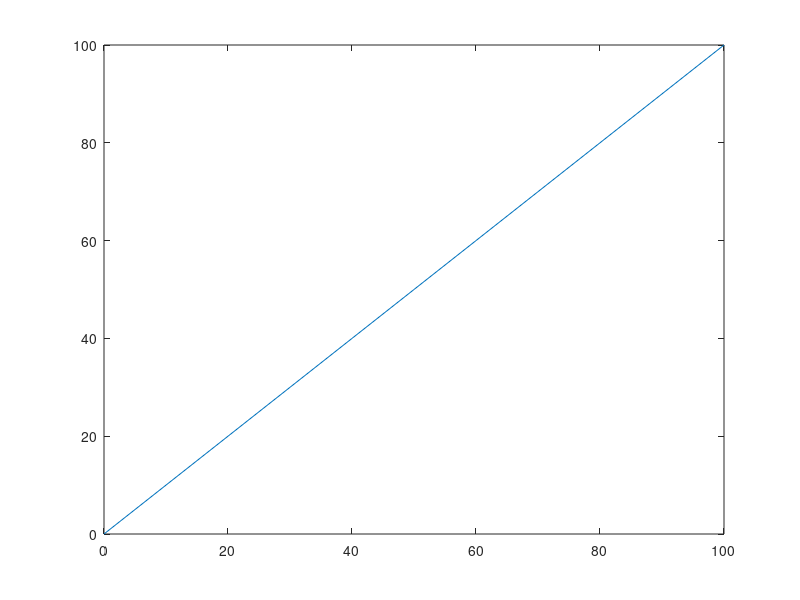
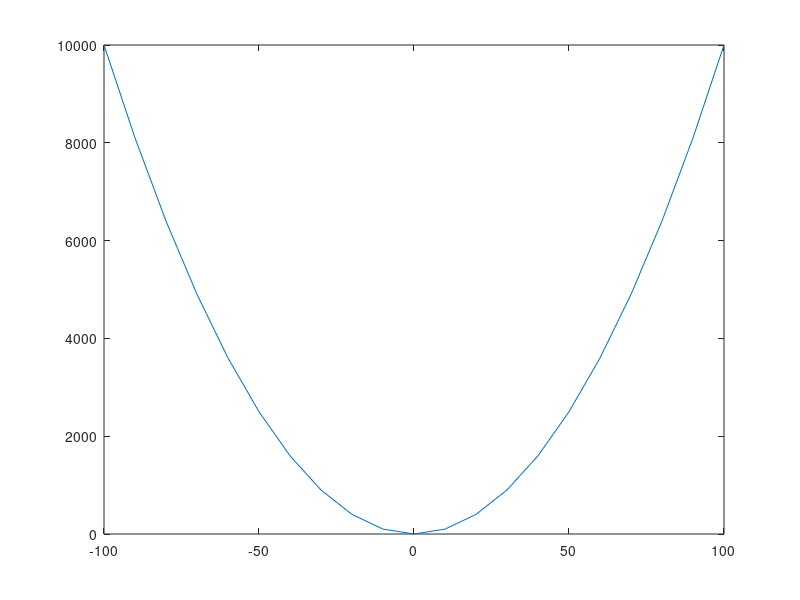
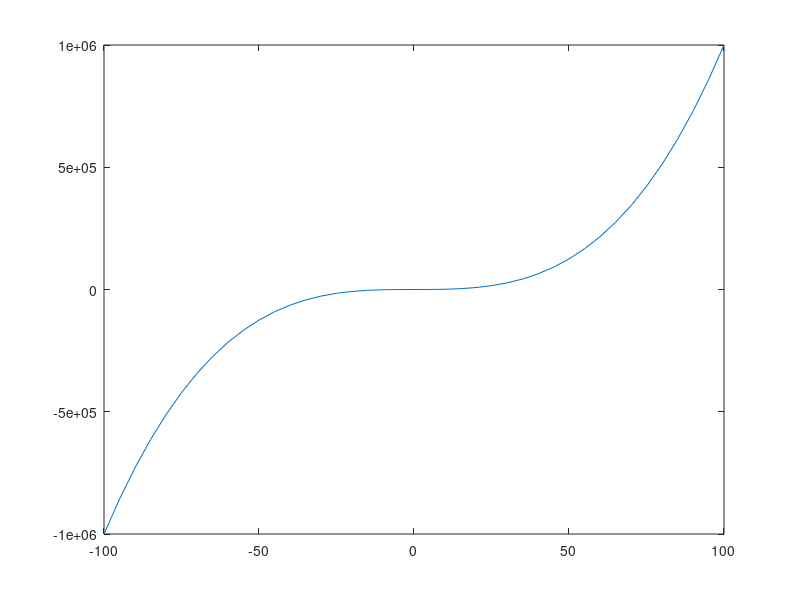
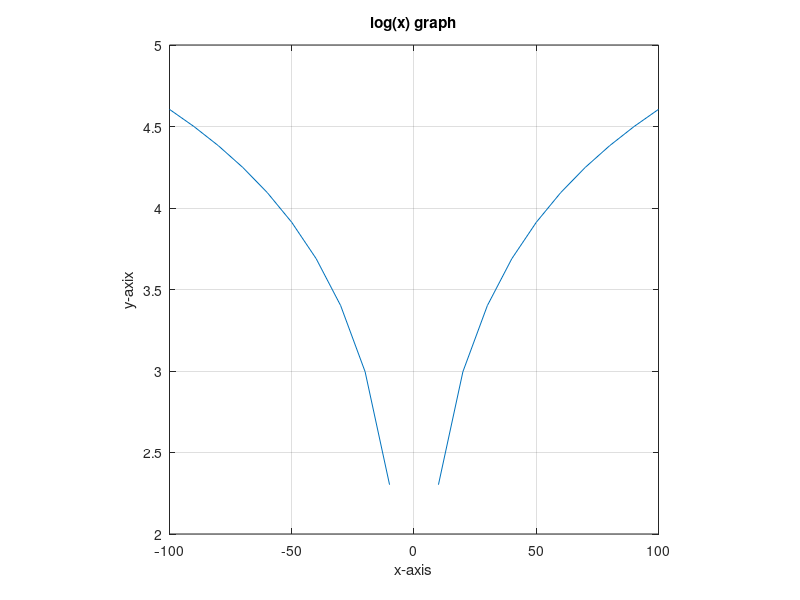

Recreate these plots in MATLAB, in order.
%{
    A code snippet that demonstrates the plotting
    of graphs in MATLAB
%}

x = [0:10:100];
y = x;
plot(x, y); % graph of y = x;

x = [-100:10:100];
y = x.^2;
figure;
plot(x,y); % graph of y = x^2;

x = [-100:5:100];
y = x.^3;
figure;
plot(x,y); % graph of y = x^3;

x = [-100:10:100];
y = log(x);
figure;
plot(x, y); % graph of y = log(x);
xlabel('x-axis');
ylabel('y-axix');
title('log(x) graph');
grid on;
axis square;

% graph of y = sin(x);
clear;
x = [0:0.1:10];
y = sin(x);
figure;
plot(x,y), title('sin(x) graph'), xlabel('x-axis'), ylabel('y-axis');
grid on;
axis square;

% graph of sin(x), cos(x), tan(x);

x = [0:0.01:10];
y = sin(x);
z = cos(x);
figure;
plot(x, y, x, z, '--');
legend('sin(x)', 'cos(x)', 'cosec(x)');
grid on;

%{  
    graph for - 
    f(x) = 3x4 + 2x3+ 7x2 + 2x + 9
    g(x) = 5x3 + 9x + 2
%}

x = [-10:0.01:10];
y = 3*x.^4 + 2*x.^3 + 7*x.^2 + 2*x + 9;
z = 5*x.^3 + 9*x + 2;
figure;
plot(x, y, 'r', x, z ,'g');
legend('f(x)', 'g(x)');
xlabel('x-axis'), ylabel('y-axis');
title('Polynomial graphs');



